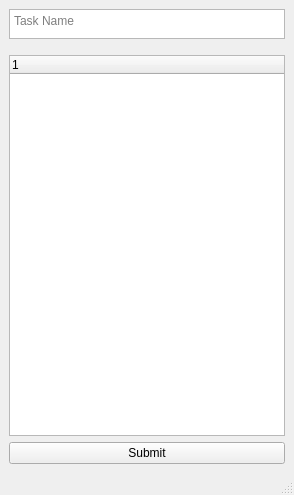
<?xml version="1.0" encoding="UTF-8"?>
<ui version="4.0">
 <class>TaskCreationScreen</class>
 <widget class="QMainWindow" name="TaskCreationScreen">
  <property name="geometry">
   <rect>
    <x>0</x>
    <y>0</y>
    <width>294</width>
    <height>495</height>
   </rect>
  </property>
  <property name="windowTitle">
   <string>MainWindow</string>
  </property>
  <widget class="QWidget" name="centralwidget">
   <layout class="QGridLayout" name="gridLayout">
    <item row="3" column="0">
     <widget class="QPushButton" name="submit_button">
      <property name="text">
       <string>Submit</string>
      </property>
     </widget>
    </item>
    <item row="2" column="0">
     <widget class="QTreeWidget" name="treeWidget">
      <column>
       <property name="text">
        <string notr="true">1</string>
       </property>
      </column>
     </widget>
    </item>
    <item row="0" column="0">
     <widget class="QTextEdit" name="task_name_field">
      <property name="minimumSize">
       <size>
        <width>0</width>
        <height>5</height>
       </size>
      </property>
      <property name="maximumSize">
       <size>
        <width>336</width>
        <height>30</height>
       </size>
      </property>
      <property name="placeholderText">
       <string>Task Name</string>
      </property>
     </widget>
    </item>
    <item row="1" column="0">
     <spacer name="verticalSpacer">
      <property name="orientation">
       <enum>Qt::Orientation::Vertical</enum>
      </property>
      <property name="sizeType">
       <enum>QSizePolicy::Policy::Preferred</enum>
      </property>
      <property name="sizeHint" stdset="0">
       <size>
        <width>2</width>
        <height>10</height>
       </size>
      </property>
     </spacer>
    </item>
   </layout>
  </widget>
  <widget class="QMenuBar" name="menubar">
   <property name="geometry">
    <rect>
     <x>0</x>
     <y>0</y>
     <width>294</width>
     <height>30</height>
    </rect>
   </property>
  </widget>
  <widget class="QStatusBar" name="statusbar"/>
 </widget>
 <resources/>
 <connections/>
</ui>
